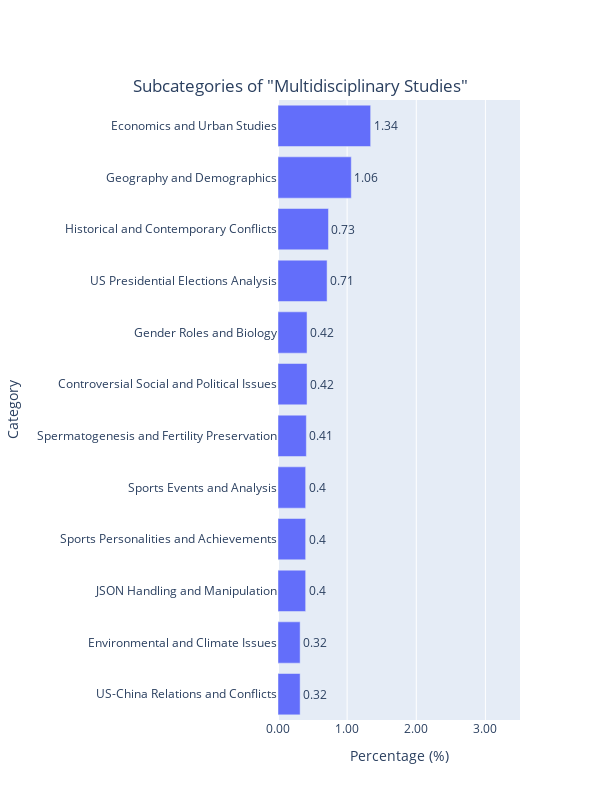

Source (notebook cell):
### Code cell
fig_prog = plot_subcat('Multidisciplinary Studies')
fig_prog.show()

### Figure 1 — Plotly figure (JSON) as saved in the notebook; plotly's stock layout.template omitted (floating-point values rounded to 4 significant figures)
{"data": [{"alignmentgroup": "True", "hovertemplate": "Percentage (%)=%{text}<br>Category=%{y}<extra></extra>", "legendgroup": "", "marker": {"color": "#636efa", "pattern": {"shape": ""}}, "name": "", "offsetgroup": "", "orientation": "h", "showlegend": false, "text": [0.32, 0.32, 0.4, 0.4, 0.4, 0.41, 0.42, 0.42, 0.71, 0.73, 1.06, 1.34], "textposition": "outside", "type": "bar", "x": [0.32, 0.32, 0.4, 0.4, 0.4, 0.41, 0.42, 0.42, 0.71, 0.73, 1.06, 1.34], "xaxis": "x", "y": ["US-China Relations and Conflicts", "Environmental and Climate Issues", "JSON Handling and Manipulation", "Sports Personalities and Achievements", "Sports Events and Analysis", "Spermatogenesis and Fertility Preservation", "Controversial Social and Political Issues", "Gender Roles and Biology", "US Presidential Elections Analysis", "Historical and Contemporary Conflicts", "Geography and Demographics", "Economics and Urban Studies"], "yaxis": "y"}], "layout": {"barmode": "relative", "height": 800, "legend": {"tracegroupgap": 0}, "title": {"text": "Subcategories of \"Multidisciplinary Studies\"", "x": 0.5, "xanchor": "center", "y": 0.9, "yanchor": "top"}, "width": 600, "xaxis": {"anchor": "y", "domain": [0, 1], "range": [0, 3.5], "tickformat": ".2f", "title": {"text": "Percentage (%)"}}, "yaxis": {"anchor": "x", "domain": [0, 1], "tickmode": "array", "ticktext": ["US-China Relations and Conflicts", "Environmental and Climate Issues", "JSON Handling and Manipulation", "Sports Personalities and Achievements", "Sports Events and Analysis", "Spermatogenesis and Fertility Preservation", "Controversial Social and Political Issues", "Gender Roles and Biology", "US Presidential Elections Analysis", "Historical and Contemporary Conflicts", "Geography and Demographics", "Economics and Urban Studies"], "tickvals": [0, 1, 2, 3, 4, 5, 6, 7, 8, 9, 10, 11], "title": {"text": "Category"}}}}
